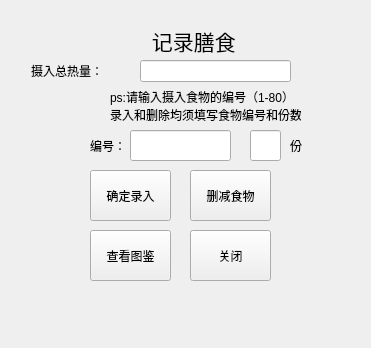
<?xml version="1.0" encoding="UTF-8"?>
<ui version="4.0">
 <class>record</class>
 <widget class="QWidget" name="record">
  <property name="geometry">
   <rect>
    <x>0</x>
    <y>0</y>
    <width>371</width>
    <height>348</height>
   </rect>
  </property>
  <property name="windowTitle">
   <string>Form</string>
  </property>
  <property name="styleSheet">
   <string notr="true">background-image: url(:/ttt/th (1).jpg);</string>
  </property>
  <widget class="QLabel" name="label">
   <property name="geometry">
    <rect>
     <x>130</x>
     <y>20</y>
     <width>111</width>
     <height>41</height>
    </rect>
   </property>
   <property name="font">
    <font>
     <family>微软雅黑</family>
     <pointsize>16</pointsize>
     <italic>false</italic>
     <fontweight></fontweight>
    </font>
   </property>
   <property name="styleSheet">
    <string notr="true">font: 75 16pt &quot;微软雅黑&quot;;
</string>
   </property>
   <property name="text">
    <string>    记录膳食</string>
   </property>
  </widget>
  <widget class="QLineEdit" name="output">
   <property name="geometry">
    <rect>
     <x>140</x>
     <y>60</y>
     <width>151</width>
     <height>22</height>
    </rect>
   </property>
  </widget>
  <widget class="QLabel" name="label_2">
   <property name="geometry">
    <rect>
     <x>31</x>
     <y>61</y>
     <width>101</width>
     <height>19</height>
    </rect>
   </property>
   <property name="styleSheet">
    <string notr="true">font: 75 14pt &quot;微软雅黑&quot;;</string>
   </property>
   <property name="text">
    <string>摄入总热量：</string>
   </property>
  </widget>
  <widget class="QLabel" name="label_3">
   <property name="geometry">
    <rect>
     <x>110</x>
     <y>90</y>
     <width>191</width>
     <height>31</height>
    </rect>
   </property>
   <property name="text">
    <string>ps:请输入摄入食物的编号（1-80）
录入和删除均须填写食物编号和份数喔</string>
   </property>
  </widget>
  <widget class="QLabel" name="label_4">
   <property name="geometry">
    <rect>
     <x>90</x>
     <y>130</y>
     <width>31</width>
     <height>31</height>
    </rect>
   </property>
   <property name="styleSheet">
    <string notr="true">font: 75 12pt &quot;微软雅黑&quot;;</string>
   </property>
   <property name="text">
    <string>编号：</string>
   </property>
  </widget>
  <widget class="QLineEdit" name="number">
   <property name="geometry">
    <rect>
     <x>130</x>
     <y>130</y>
     <width>101</width>
     <height>31</height>
    </rect>
   </property>
  </widget>
  <widget class="QPushButton" name="back">
   <property name="geometry">
    <rect>
     <x>190</x>
     <y>170</y>
     <width>81</width>
     <height>51</height>
    </rect>
   </property>
   <property name="styleSheet">
    <string notr="true">font: 12pt &quot;楷体&quot;;</string>
   </property>
   <property name="text">
    <string>删减食物</string>
   </property>
  </widget>
  <widget class="QPushButton" name="close">
   <property name="geometry">
    <rect>
     <x>190</x>
     <y>230</y>
     <width>81</width>
     <height>51</height>
    </rect>
   </property>
   <property name="styleSheet">
    <string notr="true">font: 12pt &quot;楷体&quot;;</string>
   </property>
   <property name="text">
    <string>关闭</string>
   </property>
  </widget>
  <widget class="QPushButton" name="done">
   <property name="geometry">
    <rect>
     <x>90</x>
     <y>170</y>
     <width>81</width>
     <height>51</height>
    </rect>
   </property>
   <property name="styleSheet">
    <string notr="true">font: 12pt &quot;楷体&quot;;</string>
   </property>
   <property name="text">
    <string>确定录入</string>
   </property>
  </widget>
  <widget class="QPushButton" name="browse">
   <property name="geometry">
    <rect>
     <x>90</x>
     <y>230</y>
     <width>81</width>
     <height>51</height>
    </rect>
   </property>
   <property name="styleSheet">
    <string notr="true">font: 12pt &quot;楷体&quot;;</string>
   </property>
   <property name="text">
    <string>查看图鉴</string>
   </property>
  </widget>
  <widget class="QLineEdit" name="piece">
   <property name="geometry">
    <rect>
     <x>250</x>
     <y>130</y>
     <width>31</width>
     <height>31</height>
    </rect>
   </property>
  </widget>
  <widget class="QLabel" name="label_6">
   <property name="geometry">
    <rect>
     <x>290</x>
     <y>130</y>
     <width>31</width>
     <height>31</height>
    </rect>
   </property>
   <property name="styleSheet">
    <string notr="true">font: 75 12pt &quot;微软雅黑&quot;;</string>
   </property>
   <property name="text">
    <string>份</string>
   </property>
  </widget>
 </widget>
 <resources/>
 <connections/>
</ui>
